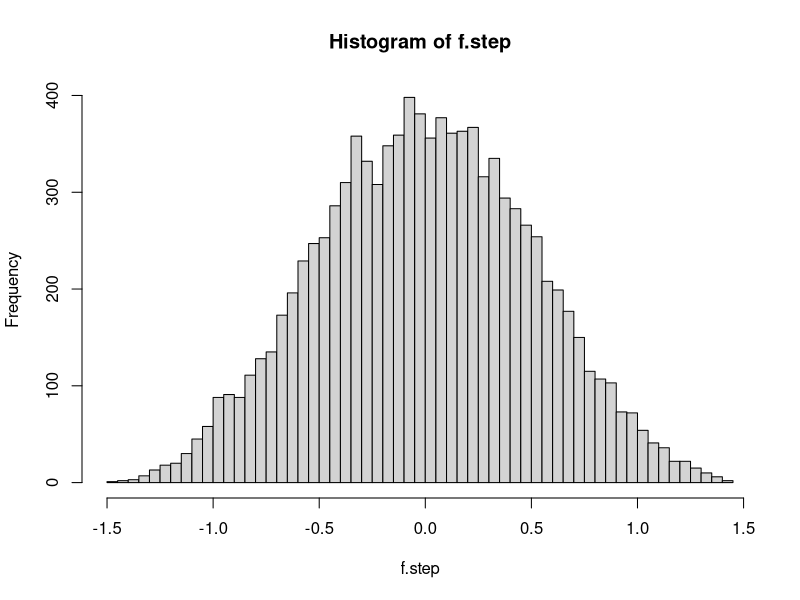

The R script that drew this image:
library("ggplot2")

n = 3 #1,2,3,5
x = c()
f.step = c()
for(j in 1:10000){

  for(i in 1:n){
    
    x[i] = runif(1, min = -0.5, max = 0.5)
    
  }
  
  x.final = sum(x)
  f.step[j] = x.final 
  

}

hist(f.step,50)